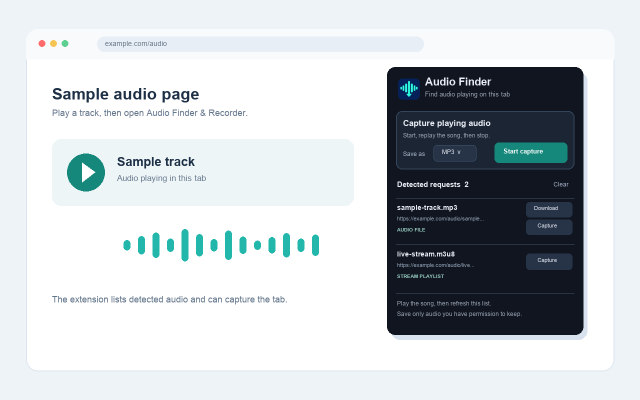
#> input picture store-assets/screenshot-1.png, 1280 x 800 px, given in place of icon-48.png, which was not available (shown at 1/2 size)
$ python make_screenshot.py
#> lines starting #> are read from the running program, lines starting #| are printed output that depends on the picture; pictures that were not available may be replaced by others from this repository, and a replacement may not be noted
from PIL import Image, ImageDraw, ImageFont
from pathlib import Path

ROOT = Path(__file__).resolve().parents[1]
OUT = ROOT / 'store-assets' / 'screenshot-1.png'
W, H = 1280, 800
im = Image.new('RGB', (W, H), '#eef3f8')
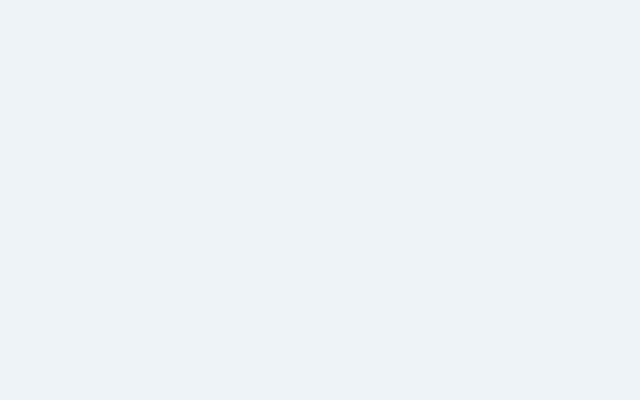
#> im: PIL image 1280x800 RGB (shown at 1/2 size); mean R, G, B 238, 243, 248
d = ImageDraw.Draw(im)
font_path = '/System/Library/Fonts/Supplemental/Arial.ttf'
bold_path = '/System/Library/Fonts/Supplemental/Arial Bold.ttf'

def font(size, bold=False):
    return ImageFont.truetype(bold_path if bold else font_path, size)

def text(x, y, value, size=18, fill='#e9edf5', bold=False):
    d.text((x, y), value, font=font(size, bold), fill=fill)

def rounded(box, fill, radius=14, outline=None, width=1):
    d.rounded_rectangle(box, radius, fill=fill, outline=outline, width=width)

# A neutral sample page behind the extension popup.
rounded((52, 58, 1228, 742), '#ffffff', 24, '#dce5ef', 2)
rounded((52, 58, 1228, 118), '#f8fafc', 24)
d.rectangle((52, 91, 1228, 118), fill='#f8fafc')
d.ellipse((77, 80, 90, 93), fill='#ff6b6b')
d.ellipse((100, 80, 113, 93), fill='#f6c453')
d.ellipse((123, 80, 136, 93), fill='#5fcf91')
rounded((194, 73, 847, 103), '#e8eef5', 15)
text(210, 79, 'example.com/audio', 14, '#617386')
text(104, 170, 'Sample audio page', 32, '#1c2f45', True)
text(104, 215, 'Play a track, then open Audio Finder & Recorder.', 18, '#66788e')
rounded((104, 278, 707, 411), '#eef5f7', 18)
d.ellipse((134, 307, 209, 382), fill='#16877b')
d.polygon(((164, 325), (164, 364), (190, 344)), fill='#ffffff')
text(234, 309, 'Sample track', 25, '#1c2f45', True)
text(234, 346, 'Audio playing in this tab', 17, '#63768b')
for i, height in enumerate([20, 36, 51, 27, 65, 45, 25, 58, 35, 18, 32, 49, 26, 42]):
    x = 247 + i * 29
    d.rounded_rectangle((x, 490-height//2, x+13, 490+height//2), 6, fill='#23b7ac')
text(104, 588, 'The extension lists detected audio and can capture the tab.', 18, '#63768b')

# Faithful representation of the extension popup layout and labels.
px, py, pw, ph = 774, 134, 392, 535
rounded((px+8, py+10, px+pw+8, py+ph+10), '#d8e2ee', 18)
rounded((px, py, px+pw, py+ph), '#10151f', 16)
icon = Image.open(ROOT / 'icons' / 'icon-48.png').convert('RGBA')
im.paste(icon, (px+20, py+20), icon)
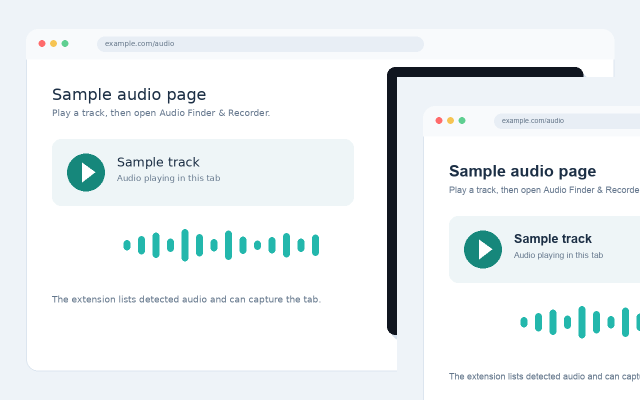
#> im: PIL image 1280x800 RGB (shown at 1/2 size); mean R, G, B 236.8, 241.8, 243.8
text(px+76, py+17, 'Audio Finder', 22, '#e9edf5', True)
text(px+76, py+47, 'Find audio playing on this tab', 13, '#9da8b9')
rounded((px+18, py+88, px+pw-18, py+204), '#1b2533', 12, '#34445b', 2)
text(px+32, py+102, 'Capture playing audio', 17, '#e9edf5', True)
text(px+32, py+130, 'Start, replay the song, then stop.', 12, '#9da8b9')
text(px+32, py+167, 'Save as', 12, '#aebbd0')
rounded((px+93, py+156, px+178, py+188), '#273448', 7, '#40536d')
text(px+110, py+163, 'MP3  v', 12)
rounded((px+215, py+151, px+pw-32, py+191), '#16877b', 8)
text(px+233, py+161, 'Start capture', 13, '#ffffff', True)
text(px+20, py+226, 'Detected requests  2', 15, '#e9edf5', True)
text(px+333, py+228, 'Clear', 12, '#aebbd0')
d.line((px+18, py+262, px+pw-18, py+262), fill='#293445', width=2)
text(px+20, py+273, 'sample-track.mp3', 14, '#e9edf5', True)
text(px+20, py+297, 'https://example.com/audio/sample...', 11, '#94a4b8')
text(px+20, py+319, 'AUDIO FILE', 10, '#9dd3c8', True)
rounded((px+278, py+270, px+370, py+300), '#273448', 7)
text(px+294, py+276, 'Download', 11)
rounded((px+278, py+305, px+370, py+335), '#273448', 7)
text(px+301, py+311, 'Capture', 11)
d.line((px+18, py+354, px+pw-18, py+354), fill='#293445', width=2)
text(px+20, py+366, 'live-stream.m3u8', 14, '#e9edf5', True)
text(px+20, py+390, 'https://example.com/audio/live...', 11, '#94a4b8')
text(px+20, py+412, 'STREAM PLAYLIST', 10, '#9dd3c8', True)
rounded((px+278, py+373, px+370, py+405), '#273448', 7)
text(px+301, py+380, 'Capture', 11)
d.line((px+18, py+452, px+pw-18, py+452), fill='#293445', width=2)
text(px+20, py+466, 'Play the song, then refresh this list.', 12, '#9da8b9')
text(px+20, py+487, 'Save only audio you have permission to keep.', 12, '#9da8b9')

im.save(OUT, 'PNG', optimize=True)
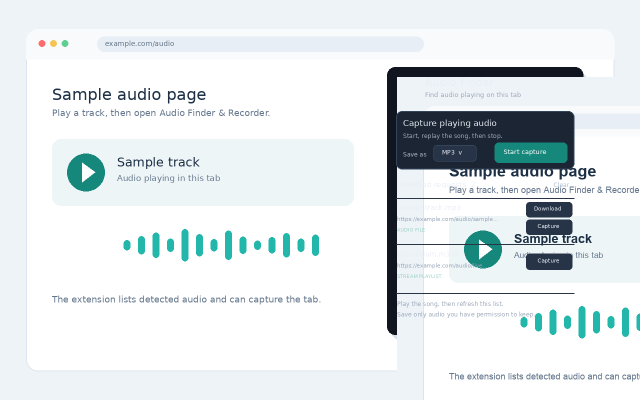
#> saved as screenshot-1.png: PIL image 1280x800 RGB (shown at 1/2 size); mean R, G, B 226, 232.1, 234.6
print(OUT)
